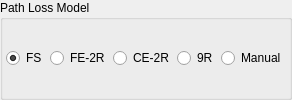
        <widget class="QGroupBox" name="groupBox_15">
         <property name="title">
          <string>Path Loss Model</string>
         </property>
         <layout class="QHBoxLayout" name="horizontalLayout_6">
          <property name="spacing">
           <number>3</number>
          </property>
          <property name="leftMargin">
           <number>3</number>
          </property>
          <property name="topMargin">
           <number>3</number>
          </property>
          <property name="rightMargin">
           <number>3</number>
          </property>
          <property name="bottomMargin">
           <number>3</number>
          </property>
          <item>
           <widget class="QRadioButton" name="radio_button_path_loss_freespace">
            <property name="text">
             <string>FS</string>
            </property>
            <property name="checked">
             <bool>true</bool>
            </property>
           </widget>
          </item>
          <item>
           <widget class="QRadioButton" name="radio_button_path_loss_two_ray">
            <property name="text">
             <string>FE-2R</string>
            </property>
            <property name="checked">
             <bool>false</bool>
            </property>
           </widget>
          </item>
          <item>
           <widget class="QRadioButton" name="radio_button_path_loss_ce2r">
            <property name="text">
             <string>CE-2R</string>
            </property>
           </widget>
          </item>
          <item>
           <widget class="QRadioButton" name="radio_button_path_loss_9r">
            <property name="text">
             <string>9R</string>
            </property>
           </widget>
          </item>
          <item>
           <widget class="QRadioButton" name="radio_button_path_loss_manual">
            <property name="text">
             <string>Manual</string>
            </property>
            <property name="checked">
             <bool>false</bool>
            </property>
           </widget>
          </item>
         </layout>
        </widget>
